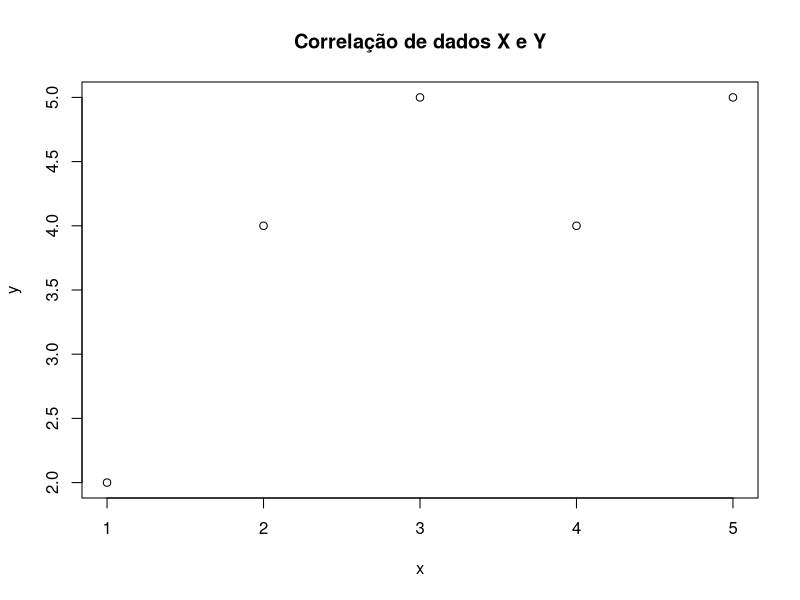

R code for this plot:
x <- c(1, 2, 3, 4, 5)
y <- c(2, 4, 5, 4, 5)

# o coeficiente angular é um indicativo de como os dados se comportam uns aos outros
# + 1 (correlação perfeita positiva - quanto mais aumenta x, mais aumenta o y, com mesmas proporções)
# - 1 (correlação perfeita negativa - quanto mais diminui x, menos aumenta o y, com mesmas proporções)
# 0 - não há correlação definida entre as variáveis
# dessa forma conseguimos ver como o impacto de um investimento ou a falta dele em um ponto
# resulta em outro ponto
print(cor(x, y))
# correlação em gráfico
plot(x, y, main = "Correlação de dados X e Y")